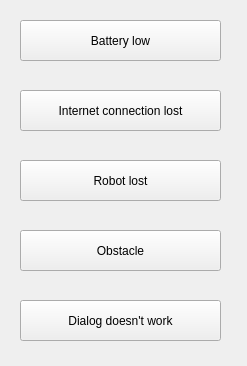
<?xml version="1.0" encoding="UTF-8"?>
<ui version="4.0">
 <class>Metacontroller</class>
 <widget class="QWidget" name="MCreator">
  <property name="geometry">
   <rect>
    <x>0</x>
    <y>0</y>
    <width>247</width>
    <height>366</height>
   </rect>
  </property>
  <property name="windowTitle">
   <string>Form</string>
  </property>
  <widget class="QPushButton" name="batteryButton">
   <property name="geometry">
    <rect>
     <x>20</x>
     <y>20</y>
     <width>201</width>
     <height>41</height>
    </rect>
   </property>
   <property name="text">
    <string>Battery low</string>
   </property>
  </widget>
  <widget class="QPushButton" name="internetButton">
   <property name="geometry">
    <rect>
     <x>20</x>
     <y>90</y>
     <width>201</width>
     <height>41</height>
    </rect>
   </property>
   <property name="text">
    <string>Internet connection lost</string>
   </property>
  </widget>
  <widget class="QPushButton" name="lostButton">
   <property name="geometry">
    <rect>
     <x>20</x>
     <y>160</y>
     <width>201</width>
     <height>41</height>
    </rect>
   </property>
   <property name="text">
    <string>Robot lost</string>
   </property>
  </widget>
  <widget class="QPushButton" name="obstacleButton">
   <property name="geometry">
    <rect>
     <x>20</x>
     <y>230</y>
     <width>201</width>
     <height>41</height>
    </rect>
   </property>
   <property name="text">
    <string>Obstacle</string>
   </property>
  </widget>
  <widget class="QPushButton" name="dialogButton">
   <property name="geometry">
    <rect>
     <x>20</x>
     <y>300</y>
     <width>201</width>
     <height>41</height>
    </rect>
   </property>
   <property name="text">
    <string>Dialog doesn't work</string>
   </property>
  </widget>
 </widget>
 <resources/>
 <connections/>
</ui>
